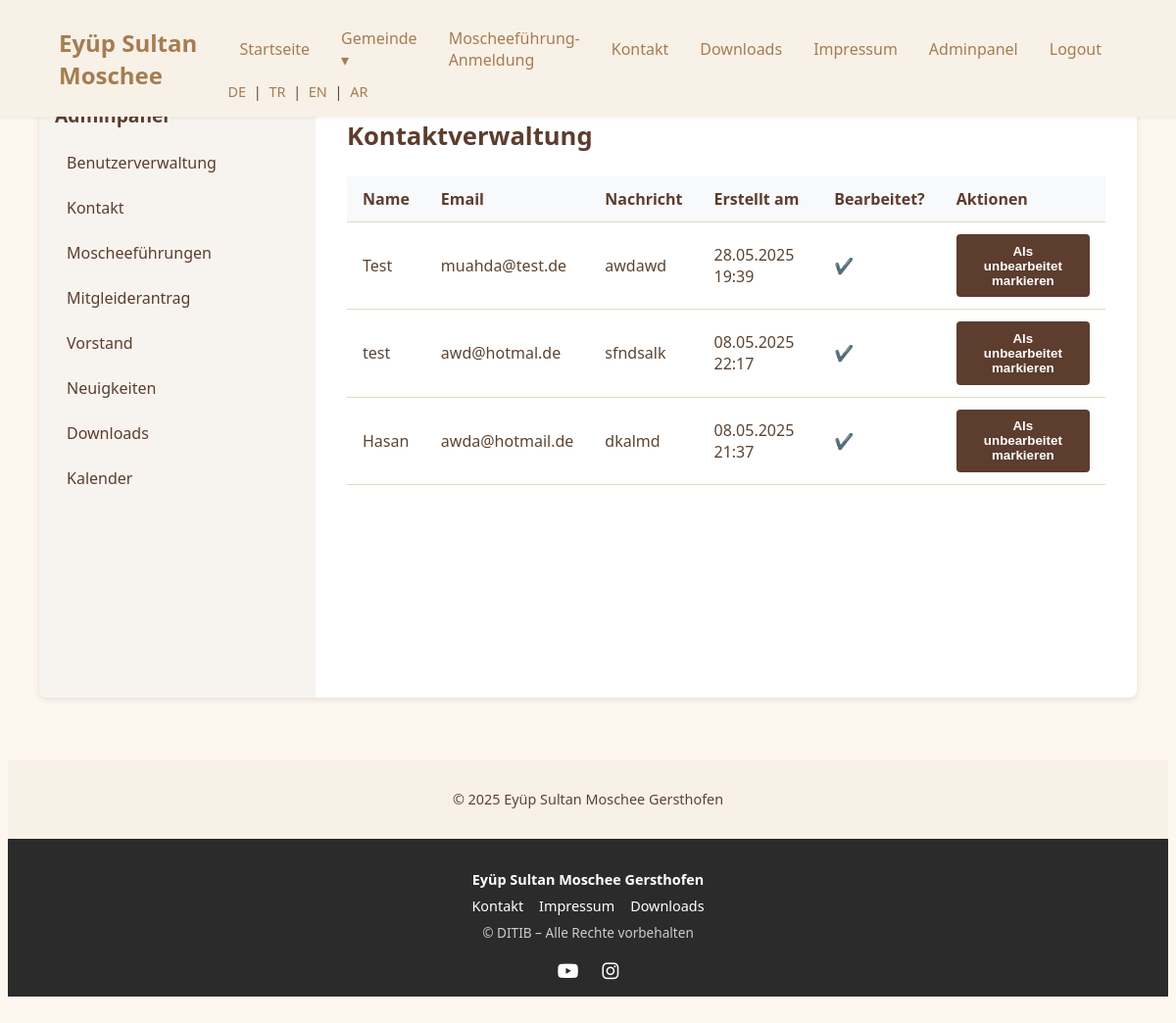
The app's page /adminpanel/kontakt/ (signed in) with its own data.
### hauptseite/models.py (models this page shows, shortened)
class KontaktNachricht(models.Model):
    name = models.CharField(max_length=100)
    email = models.EmailField()
    nachricht = models.TextField()
    erstellt_am = models.DateTimeField(auto_now_add=True)
    bearbeitet = models.BooleanField(default=False)

### adminpanel/views.py (the view, shortened to what this page needs)
# urls.py: path('kontakt/', kontakt_verwaltung, name='admin_kontakt'),
@login_required
def kontakt_verwaltung(request):
    if not request.user.userprofile.roles.filter(name='admin').exists():
        return render(request, '403.html')
    nachrichten = KontaktNachricht.objects.all().order_by('-erstellt_am')
    return render(request, 'adminpanel/kontakt.html', {
        'nachrichten': nachrichten
    })

### accounts/context_processors.py (called while the page is built)
def user_roles_context(request):
    is_admin = False
    is_verwaltung = False
    is_media = False
    is_hoca = False
    if request.user.is_authenticated:
        user_roles = request.user.userprofile.roles.values_list('name', flat=True)
        is_admin = 'admin' in user_roles
        is_verwaltung = 'verwaltung' in user_roles
        is_media = 'media' in user_roles
        is_hoca = 'hoca' in user_roles
    return {
        'is_admin': is_admin,
        'is_verwaltung': is_verwaltung,
        'is_media': is_media,
        'is_hoca': is_hoca,
    }

### templates/adminpanel/kontakt.html (shortened to what this page needs)
{% extends 'adminpanel/adminpanel_base.html' %}
{% block admin_content %}
<h1>Kontaktverwaltung</h1>
<table>
  <tr>
    <th>Name</th>
    <th>Email</th>
    <th>Nachricht</th>
    <th>Erstellt am</th>
    <th>Bearbeitet?</th>
    <th>Aktionen</th>
  </tr>
  {% for msg in nachrichten %}
  <tr class="message-row"
      data-name="{{ msg.name }}"
      data-email="{{ msg.email }}"
      data-message="{{ msg.nachricht|escapejs }}"
      data-date="{{ msg.erstellt_am|date:'d.m.Y H:i' }}">
    <td>{{ msg.name }}</td>
    <td>{{ msg.email }}</td>
    <td>{{ msg.nachricht|truncatewords:10 }}</td>
    <td>{{ msg.erstellt_am|date:"d.m.Y H:i" }}</td>
    <td>{% if msg.bearbeitet %}✔️{% else %}❌{% endif %}</td>
    <td>
      <form method="post" style="display: inline;">
        <button type="submit" class="btn btn-secondary">
          {% if msg.bearbeitet %}Als unbearbeitet markieren{% else %}Als bearbeitet markieren{% endif %}
        </button>
      </form>
    </td>
  </tr>
  {% empty %}
  <tr><td colspan="6">Keine Nachrichten.</td></tr>
  {% endfor %}
</table>
{% endblock %}

### static/css/style.css (style rules this page uses)
body { font-family: 'Segoe UI', Tahoma, Geneva, Verdana, sans-serif; background-color: #fdf7f0; color: #5c4433; }
body { background-image: url('/static/images/hintergrund.jpg'); background-size: cover; background-repeat: no-repeat; background-position: center; background-attachment: fixed; }

### static/css/dashboard.css (style rules this page uses)
.admin-main h1 { font-size: 1.6rem; color: #5c3d2e; margin-bottom: 1.5rem; }
.admin-main table { width: 100%; border-collapse: collapse; margin-bottom: 1.5rem; }
.admin-main table th, .admin-main table td { border-bottom: 1px solid #e3d9c6; padding: 0.75rem 1rem; text-align: left; }
.admin-main table th { background-color: #f8f9fa; font-weight: 600; color: #5c3d2e; }
.admin-main button.btn-secondary { background-color: #5c3d2e; color: #fff; border: none; border-radius: 4px; padding: 0.6rem 1.2rem; cursor: pointer; font-weight: 600; transition: background-color 0.2s ease; }

### records on screen
KontaktNachricht: name "Test", email "muahda@test.de", nachricht "awdawd", erstellt_am "28.05.2025 19:39", bearbeitet "Als unbearbeitet markieren"
KontaktNachricht: name "test", email "awd@hotmal.de", nachricht "sfndsalk", erstellt_am "08.05.2025 22:17", bearbeitet "Als unbearbeitet markieren"
KontaktNachricht: name "Hasan", email "awda@hotmail.de", nachricht "dkalmd", erstellt_am "08.05.2025 21:37", bearbeitet "Als unbearbeitet markieren"
